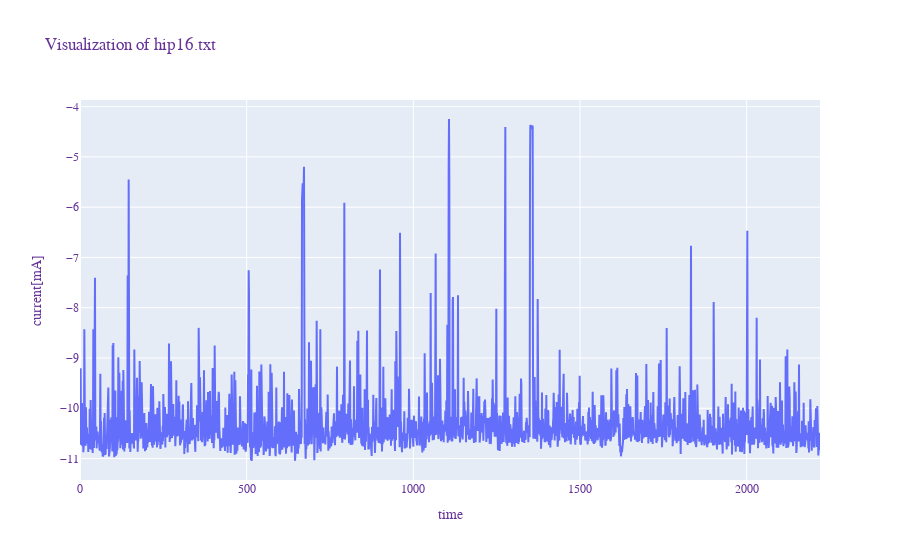

The cell this chart's notebook holds for it:
### Code cell
clear_output(wait=True)
fig = go.Figure()
fig.add_trace(go.Scatter(
    y=plot.result,
    name=f"{iv.batch_size} records"       # this sets its legend entry (doesnt work)
))
fig.update_layout(
title=f"Visualization of {iv.file}",
xaxis_title="time",
yaxis_title="current[mA]",
font=dict(
family="Courier New, monospace",
size=12,
color="RebeccaPurple"))
fig.show()

### Figure 1 — Plotly figure (JSON) as saved in the notebook; plotly's stock layout.template omitted (floating-point values rounded to 4 significant figures; data arrays with more than 128 entries replaced by an {"elided": "..."} marker saying what was removed)
{"data": [{"name": "2700 records", "type": "scatter", "y": {"elided": "2221 float values"}}], "layout": {"font": {"color": "RebeccaPurple", "family": "Courier New, monospace", "size": 12}, "title": {"text": "Visualization of hip16.txt"}, "xaxis": {"title": {"text": "time"}}, "yaxis": {"title": {"text": "current[mA]"}}}}
